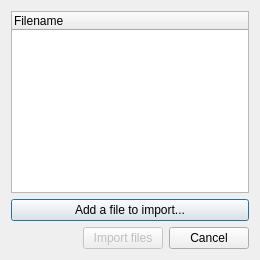
<?xml version="1.0" encoding="UTF-8"?>
<ui version="4.0">
 <class>Dialog</class>
 <widget class="QDialog" name="Dialog">
  <property name="geometry">
   <rect>
    <x>0</x>
    <y>0</y>
    <width>260</width>
    <height>260</height>
   </rect>
  </property>
  <property name="minimumSize">
   <size>
    <width>260</width>
    <height>260</height>
   </size>
  </property>
  <property name="maximumSize">
   <size>
    <width>260</width>
    <height>260</height>
   </size>
  </property>
  <property name="windowTitle">
   <string>Import Measurements</string>
  </property>
  <layout class="QGridLayout" name="gridLayout">
   <item row="0" column="0">
    <layout class="QVBoxLayout" name="verticalLayout_2">
     <item>
      <widget class="QTreeWidget" name="treeWidget">
       <property name="minimumSize">
        <size>
         <width>150</width>
         <height>0</height>
        </size>
       </property>
       <property name="showDropIndicator" stdset="0">
        <bool>false</bool>
       </property>
       <property name="selectionMode">
        <enum>QAbstractItemView::ExtendedSelection</enum>
       </property>
       <property name="indentation">
        <number>0</number>
       </property>
       <column>
        <property name="text">
         <string>Filename</string>
        </property>
       </column>
      </widget>
     </item>
     <item>
      <widget class="QPushButton" name="button_addimport">
       <property name="text">
        <string>Add a file to import...</string>
       </property>
      </widget>
     </item>
    </layout>
   </item>
   <item row="1" column="0">
    <layout class="QHBoxLayout" name="horizontalLayout_2">
     <item>
      <spacer name="horizontalSpacer">
       <property name="orientation">
        <enum>Qt::Horizontal</enum>
       </property>
       <property name="sizeHint" stdset="0">
        <size>
         <width>40</width>
         <height>20</height>
        </size>
       </property>
      </spacer>
     </item>
     <item>
      <widget class="QPushButton" name="button_import">
       <property name="enabled">
        <bool>false</bool>
       </property>
       <property name="text">
        <string>Import files</string>
       </property>
      </widget>
     </item>
     <item>
      <widget class="QPushButton" name="button_cancel">
       <property name="text">
        <string>Cancel</string>
       </property>
      </widget>
     </item>
    </layout>
   </item>
  </layout>
 </widget>
 <resources/>
 <connections/>
</ui>
